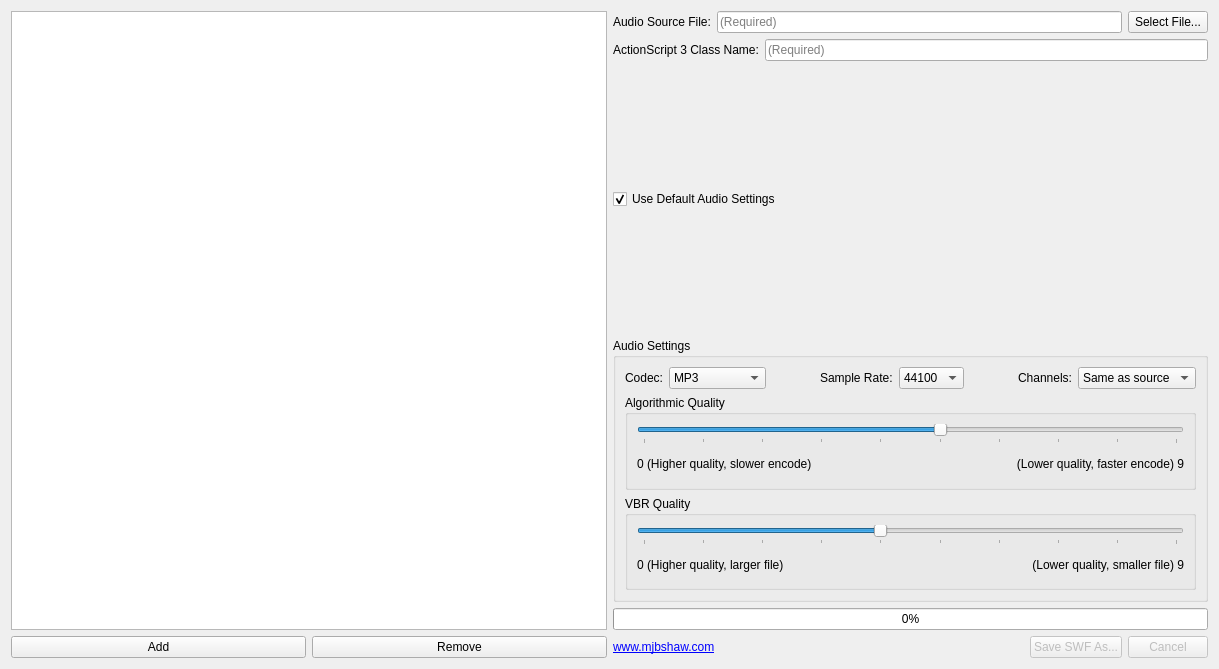
<?xml version="1.0" encoding="UTF-8"?>
<ui version="4.0">
 <class>SwfMp3Looper</class>
 <widget class="QWidget" name="SwfMp3Looper">
  <property name="geometry">
   <rect>
    <x>0</x>
    <y>0</y>
    <width>1219</width>
    <height>669</height>
   </rect>
  </property>
  <property name="windowTitle">
   <string>Create a looped MP3 in a SWF</string>
  </property>
  <layout class="QHBoxLayout" name="verticalLayout_999">
   <item>
    <layout class="QVBoxLayout" name="leftLayout">
     <item>
      <widget class="QListView" name="itemList"/>
     </item>
     <item>
      <layout class="QHBoxLayout" name="addRemoveLayout">
       <item>
        <widget class="QPushButton" name="addButton">
         <property name="text">
          <string>Add</string>
         </property>
        </widget>
       </item>
       <item>
        <widget class="QPushButton" name="removeButton">
         <property name="text">
          <string>Remove</string>
         </property>
        </widget>
       </item>
      </layout>
     </item>
    </layout>
   </item>
   <item>
    <layout class="QVBoxLayout" name="rightLayout">
     <item>
      <layout class="QHBoxLayout" name="sourceFileLine">
       <item>
        <widget class="QLabel" name="labelSourceFile">
         <property name="text">
          <string>Audio Source File:</string>
         </property>
        </widget>
       </item>
       <item>
        <widget class="QLineEdit" name="sourceFileLineEdit">
         <property name="placeholderText">
          <string>(Required)</string>
         </property>
        </widget>
       </item>
       <item>
        <widget class="QPushButton" name="selectFileButton">
         <property name="text">
          <string>Select File...</string>
         </property>
        </widget>
       </item>
      </layout>
     </item>
     <item>
      <layout class="QHBoxLayout" name="actionScriptLine">
       <item>
        <widget class="QLabel" name="labelClassName">
         <property name="text">
          <string>ActionScript 3 Class Name:</string>
         </property>
        </widget>
       </item>
       <item>
        <widget class="QLineEdit" name="classNameLineEdit">
         <property name="placeholderText">
          <string>(Required)</string>
         </property>
        </widget>
       </item>
      </layout>
     </item>
     <item>
      <layout class="QHBoxLayout" name="checkboxAndErrorLine">
       <item>
        <widget class="QCheckBox" name="useDefaultAudioSettings">
         <property name="sizePolicy">
          <sizepolicy hsizetype="Maximum" vsizetype="Fixed">
           <horstretch>0</horstretch>
           <verstretch>0</verstretch>
          </sizepolicy>
         </property>
         <property name="text">
          <string>Use Default Audio Settings</string>
         </property>
         <property name="checked">
          <bool>true</bool>
         </property>
        </widget>
       </item>
       <item>
        <widget class="QLabel" name="errorLabel">
         <property name="sizePolicy">
          <sizepolicy hsizetype="Minimum" vsizetype="Preferred">
           <horstretch>0</horstretch>
           <verstretch>0</verstretch>
          </sizepolicy>
         </property>
         <property name="text">
          <string/>
         </property>
         <property name="textFormat">
          <enum>Qt::RichText</enum>
         </property>
         <property name="alignment">
          <set>Qt::AlignRight|Qt::AlignTrailing|Qt::AlignVCenter</set>
         </property>
        </widget>
       </item>
      </layout>
     </item>
     <item>
      <widget class="QGroupBox" name="audioSettingsGroupBox">
       <property name="title">
        <string>Audio Settings</string>
       </property>
       <layout class="QVBoxLayout" name="verticalLayout">
        <item>
         <layout class="QHBoxLayout" name="horizontalLayoutCodec">
          <item>
           <widget class="QLabel" name="labelCodec">
            <property name="text">
             <string>Codec:</string>
            </property>
           </widget>
          </item>
          <item>
           <widget class="QComboBox" name="codecComboBox">
            <item>
             <property name="text">
              <string>MP3</string>
             </property>
            </item>
            <item>
             <property name="text">
              <string>Raw (16-bit)</string>
             </property>
            </item>
           </widget>
          </item>
          <item>
           <spacer name="horizontalSpacerCodecSampleRate">
            <property name="orientation">
             <enum>Qt::Horizontal</enum>
            </property>
            <property name="sizeHint" stdset="0">
             <size>
              <width>40</width>
              <height>20</height>
             </size>
            </property>
           </spacer>
          </item>
          <item>
           <widget class="QLabel" name="labelSampleRate">
            <property name="text">
             <string>Sample Rate:</string>
            </property>
           </widget>
          </item>
          <item>
           <widget class="QComboBox" name="sampleRateComboBox">
            <property name="currentIndex">
             <number>2</number>
            </property>
            <item>
             <property name="text">
              <string>11025</string>
             </property>
            </item>
            <item>
             <property name="text">
              <string>22050</string>
             </property>
            </item>
            <item>
             <property name="text">
              <string>44100</string>
             </property>
            </item>
           </widget>
          </item>
          <item>
           <spacer name="horizontalSpacerSampleRateChannels">
            <property name="orientation">
             <enum>Qt::Horizontal</enum>
            </property>
            <property name="sizeHint" stdset="0">
             <size>
              <width>40</width>
              <height>20</height>
             </size>
            </property>
           </spacer>
          </item>
          <item>
           <widget class="QLabel" name="labelChannels">
            <property name="text">
             <string>Channels:</string>
            </property>
           </widget>
          </item>
          <item>
           <widget class="QComboBox" name="channelsComboBox">
            <item>
             <property name="text">
              <string>Same as source</string>
             </property>
            </item>
            <item>
             <property name="text">
              <string>Stereo</string>
             </property>
            </item>
            <item>
             <property name="text">
              <string>Mono</string>
             </property>
            </item>
           </widget>
          </item>
         </layout>
        </item>
        <item>
         <widget class="QGroupBox" name="algorithmQualityGroup">
          <property name="title">
           <string>Algorithmic Quality</string>
          </property>
          <layout class="QVBoxLayout" name="verticalLayout_2">
           <item>
            <widget class="QSlider" name="algorithmicQualitySlider">
             <property name="maximum">
              <number>9</number>
             </property>
             <property name="value">
              <number>5</number>
             </property>
             <property name="orientation">
              <enum>Qt::Horizontal</enum>
             </property>
             <property name="tickPosition">
              <enum>QSlider::TicksBelow</enum>
             </property>
            </widget>
           </item>
           <item>
            <layout class="QHBoxLayout" name="horizontalLayoutAlgorithmLabels">
             <item>
              <widget class="QLabel" name="labelAlgorithmHighQuality">
               <property name="text">
                <string>0 (Higher quality, slower encode)</string>
               </property>
              </widget>
             </item>
             <item>
              <widget class="QLabel" name="labelAlgorithmLowQuality">
               <property name="text">
                <string>(Lower quality, faster encode) 9</string>
               </property>
               <property name="alignment">
                <set>Qt::AlignRight|Qt::AlignTrailing|Qt::AlignVCenter</set>
               </property>
              </widget>
             </item>
            </layout>
           </item>
          </layout>
         </widget>
        </item>
        <item>
         <widget class="QGroupBox" name="vbrQualityGroup">
          <property name="title">
           <string>VBR Quality</string>
          </property>
          <layout class="QVBoxLayout" name="verticalLayout_4">
           <item>
            <widget class="QSlider" name="vbrQualitySlider">
             <property name="maximum">
              <number>9</number>
             </property>
             <property name="value">
              <number>4</number>
             </property>
             <property name="orientation">
              <enum>Qt::Horizontal</enum>
             </property>
             <property name="tickPosition">
              <enum>QSlider::TicksBelow</enum>
             </property>
            </widget>
           </item>
           <item>
            <layout class="QHBoxLayout" name="horizontalLayoutVbrLabels">
             <item>
              <widget class="QLabel" name="labelVbrHighQuality">
               <property name="text">
                <string>0 (Higher quality, larger file)</string>
               </property>
              </widget>
             </item>
             <item>
              <widget class="QLabel" name="labelVbrLowQuality">
               <property name="text">
                <string>(Lower quality, smaller file) 9</string>
               </property>
               <property name="alignment">
                <set>Qt::AlignRight|Qt::AlignTrailing|Qt::AlignVCenter</set>
               </property>
              </widget>
             </item>
            </layout>
           </item>
          </layout>
         </widget>
        </item>
       </layout>
      </widget>
     </item>
     <item>
      <widget class="QProgressBar" name="progressBar">
       <property name="value">
        <number>0</number>
       </property>
      </widget>
     </item>
     <item>
      <layout class="QHBoxLayout" name="footerLine">
       <item>
        <widget class="QLabel" name="labelWebsite">
         <property name="text">
          <string>&lt;html&gt;&lt;head/&gt;&lt;body&gt;&lt;a href=&quot;http://www.mjbshaw.com&quot; style=&quot; text-decoration: underline; color:#0000ff;&quot;&gt;www.mjbshaw.com&lt;/a&gt;&lt;/body&gt;&lt;/html&gt;</string>
         </property>
         <property name="textFormat">
          <enum>Qt::RichText</enum>
         </property>
         <property name="openExternalLinks">
          <bool>true</bool>
         </property>
         <property name="textInteractionFlags">
          <set>Qt::TextBrowserInteraction</set>
         </property>
        </widget>
       </item>
       <item>
        <spacer name="horizontalSpacerFooter">
         <property name="orientation">
          <enum>Qt::Horizontal</enum>
         </property>
         <property name="sizeHint" stdset="0">
          <size>
           <width>40</width>
           <height>20</height>
          </size>
         </property>
        </spacer>
       </item>
       <item>
        <widget class="QPushButton" name="saveAsButton">
         <property name="enabled">
          <bool>false</bool>
         </property>
         <property name="text">
          <string>Save SWF As...</string>
         </property>
        </widget>
       </item>
       <item>
        <widget class="QPushButton" name="cancelButton">
         <property name="enabled">
          <bool>false</bool>
         </property>
         <property name="text">
          <string>Cancel</string>
         </property>
        </widget>
       </item>
      </layout>
     </item>
    </layout>
   </item>
  </layout>
 </widget>
 <resources/>
 <connections/>
</ui>
